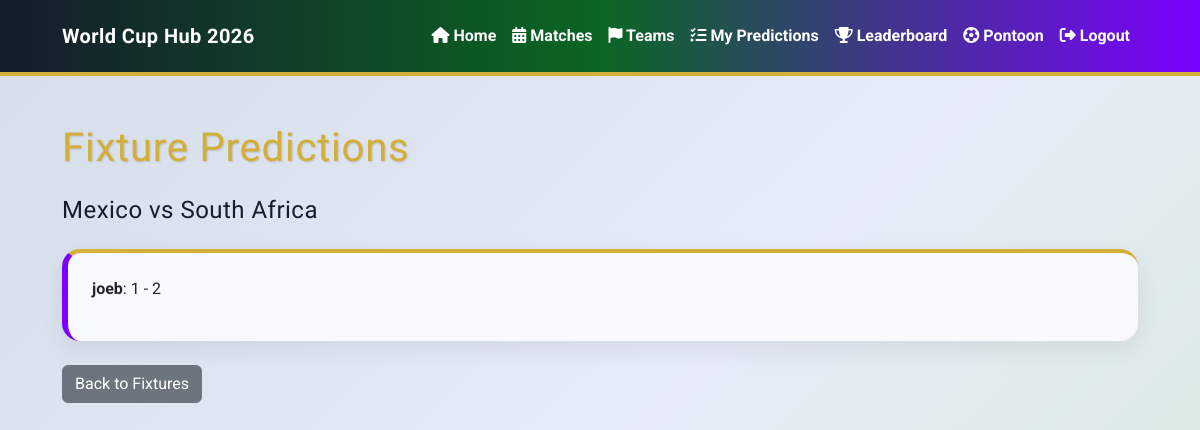
The app's page /fixtures/5/predictions/ (signed in) with its own data.
### predictor/models.py (models this page shows, shortened)
class Fixture(models.Model):
    STAGE_CHOICES = [
        ('Group Stage', 'Group Stage'),
        ('Round of 32', 'Round of 32'),
        ('Round of 16', 'Round of 16'),
        ('Quarterfinals', 'Quarterfinals'),
        ('Semifinals', 'Semifinals'),
        ("Third Place", "Third Place Play-Off"),
        ("Final", "Final")
    ]
    home_team = models.ForeignKey(
        Team,
        on_delete=models.CASCADE,
        related_name='home_fixtures'
    )
    away_team = models.ForeignKey(
        Team,
        on_delete=models.CASCADE,
        related_name='away_fixtures'
    )
    stadium = models.ForeignKey(
        Stadium,
        on_delete=models.SET_NULL,
        related_name='fixtures',
        null=True,
        blank=True
    )
    stage = models.CharField(max_length=20, choices=STAGE_CHOICES)
    matchday = models.PositiveIntegerField(
        blank=True,
        null=True
    )
    kickoff_time = models.DateTimeField()
    home_team_score = models.PositiveIntegerField(blank=True, null=True)
    away_team_score = models.PositiveIntegerField(blank=True, null=True)
    class Meta:
        ordering = ['kickoff_time']
    def predictions_locked(self):
        lock_time = self.kickoff_time + timedelta(minutes=1)
        return timezone.now() >= lock_time

class Team(models.Model):
    GROUP_CHOICES = [
        ('A', 'Group A'),
        ('B', 'Group B'),
        ('C', 'Group C'),
        ('D', 'Group D'),
        ('E', 'Group E'),
        ('F', 'Group F'),
        ('G', 'Group G'),
        ('H', 'Group H'),
        ('I', 'Group I'),
        ('J', 'Group J'),
        ('K', 'Group K'),
        ('L', 'Group L'),
    ]
    name = models.CharField(max_length=100)
    group = models.CharField(max_length=1, choices=GROUP_CHOICES)
    manager = models.CharField(max_length=100, blank=True, null=True)
    captain = models.CharField(max_length=100, blank=True, null=True)
    best_world_cup_finish = models.CharField(max_length=100, blank=True, null=True)
    best_world_cup_year = models.CharField(max_length=100, blank=True, null=True)
    def __str__(self):
        return self.name

class Prediction(models.Model):
    user = models.ForeignKey(
        User,
        on_delete=models.CASCADE,
        related_name='predictions'
    )
    fixture = models.ForeignKey(
        Fixture,
        on_delete=models.CASCADE,
        related_name='predictions'
    )
    predicted_home_score = models.PositiveIntegerField()
    predicted_away_score = models.PositiveIntegerField()
    points_awarded = models.IntegerField(default=0)
    created_at = models.DateTimeField(auto_now_add=True)
    class Meta:
        unique_together = ('user', 'fixture')
        ordering = ['fixture__kickoff_time']

### predictor/views.py (the view)
@login_required
def fixture_predictions(request, fixture_id):
    fixture = get_object_or_404(Fixture, id=fixture_id)
    predictions = Prediction.objects.filter(
        fixture=fixture
    )
    context = {
        "fixture": fixture,
        "predictions": predictions,
    }
    return render(
        request,
        "predictor/fixture_predictions.html",
        context,
    )

### predictor/templates/predictor/fixture_predictions.html
{% extends "base.html" %} {% block title %} Fixture Predictions | World Cup Hub 2026 {% endblock %} {% block content %}
<section class="container py-5">
  <h1 class="mb-4">Fixture Predictions</h1>
  <h2 class="h4 mb-4">{{ fixture.home_team }} vs {{ fixture.away_team }}</h2>
  {% if fixture.predictions_locked %}
  <div class="card shadow-sm">
    <div class="card-body">
      {% for prediction in predictions %}
      <p class="prediction-user-row mb-3"><strong>{{ prediction.user.username }}</strong>: {{ prediction.predicted_home_score }} - {{ prediction.predicted_away_score }}</p>
      {% empty %}
      <p>No predictions were submitted for this fixture.</p>
      {% endfor %}
    </div>
  </div>
  {% else %}
  <div class="alert alert-warning">Predictions are hidden until this fixture is locked.</div>
  {% endif %}
  <a href="{% url 'fixtures' %}" class="btn btn-secondary mt-4"> Back to Fixtures </a>
</section>
{% endblock %}

### static/css/style.css (style rules this page uses)
:root { --wc-purple: #7b00ff; --wc-blue: #0066ff; --wc-red: #ff2b2b; --wc-green: #00843d; --wc-pitch-green: #0b6623; --wc-gold: #d4af37; --wc-gold-light: #f5d76e; --wc-dark: #151c2c; --wc-light: #eef1ff; --wc-card: #f8f9fc; --wc-white: #ffffff; }
body { background: linear-gradient( 135deg, #d4dde8 0%, #e6ebf8 50%, #d8ead8 100% ); color: var(--wc-dark); font-family: "Roboto", Arial, sans-serif; }
.container { max-width: 1100px; }
h1, h2, h3, h4, h5, .navbar-brand { font-family: "Oswald", sans-serif; letter-spacing: 0.02em; }
h1 { color: var(--wc-gold); text-shadow: 1px 1px 2px rgba(0, 0, 0, 0.15); }
h2, h3, h4, h5 { color: var(--wc-dark); }
.card { background: var(--wc-card); border: none; border-top: 4px solid var(--wc-gold); border-radius: 18px; box-shadow: 0 8px 24px rgba(21, 28, 44, 0.08) !important; }
.card-body { padding: 1.5rem; }
.fixture-card, .card.shadow-sm { border-left: 6px solid var(--wc-purple); }

### records on screen
Fixture: home_team "Mexico", away_team "South Africa"
Prediction: user.username "joeb", predicted_home_score "1", predicted_away_score "2"
